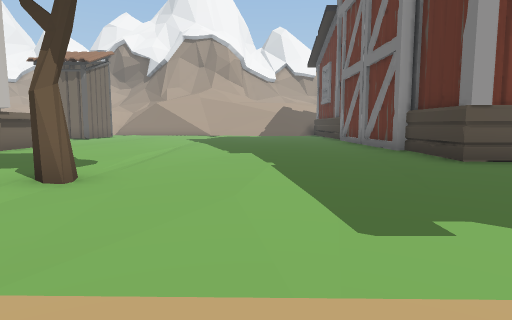
[1] (above)

24 first-person views from a walk through a 3-D level made in the Unity game engine. The camera is 1.2 m above the floor, tilts 6° down and sees 75° across. The floor is counted in squares, 2 m on a side. Each view is taken from the middle of a square. On the plan, view 1 faces up. The plan holds only what a view shows up to about 10 squares ahead; the rest is blank. The place goes on beyond the plan.

[2]
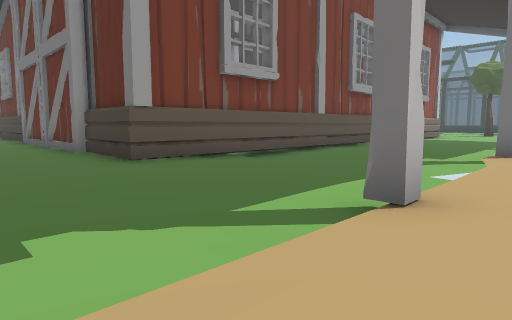

[3]
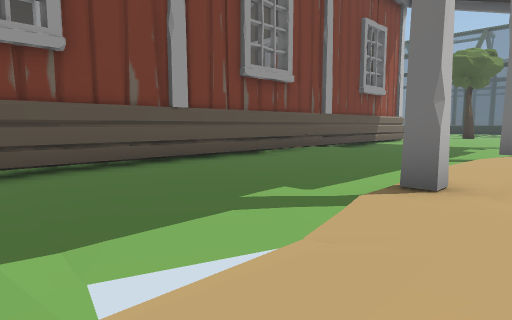

[4]
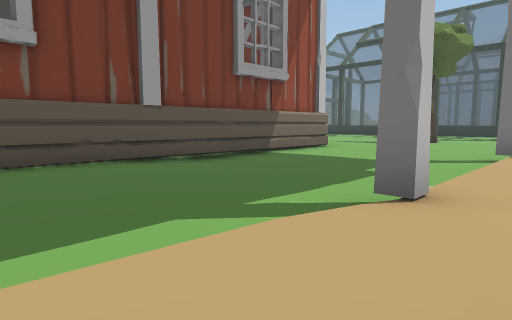

[5]
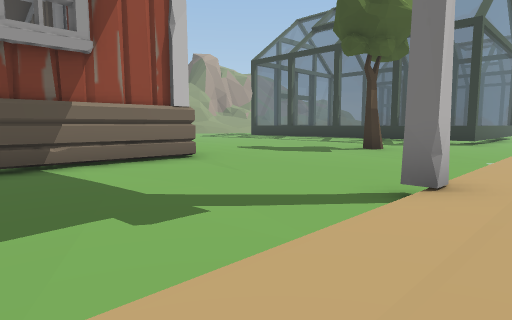

[6]
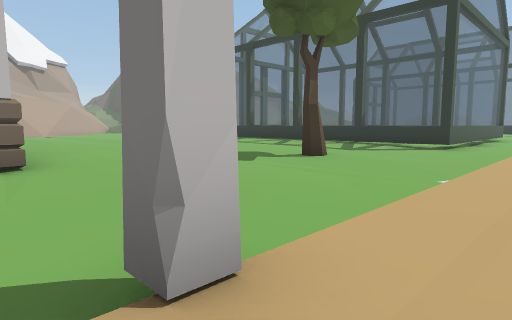

[7]
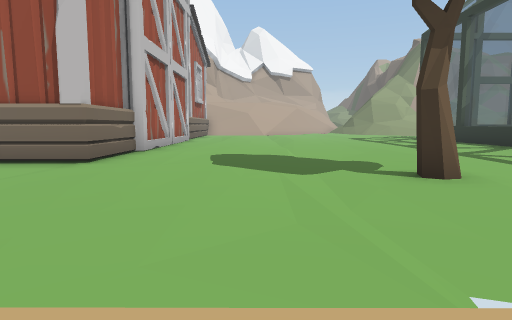

[8]
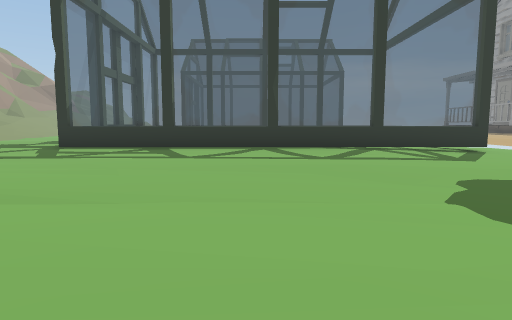

[9]
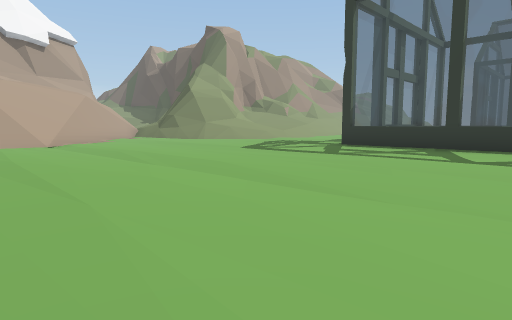

[10]
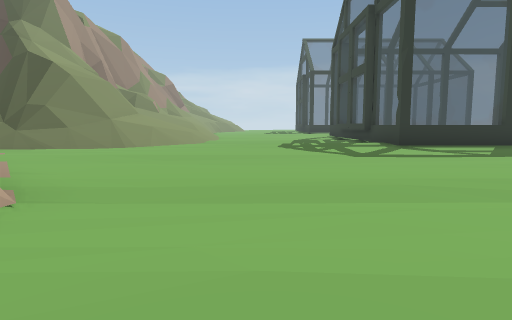

[11]
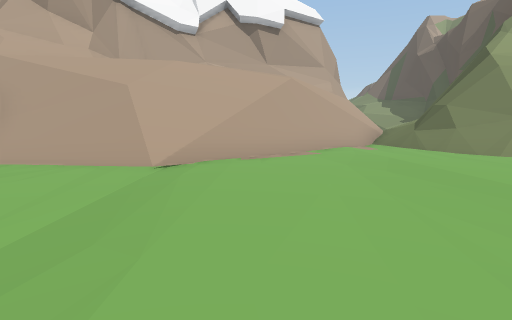

[12]
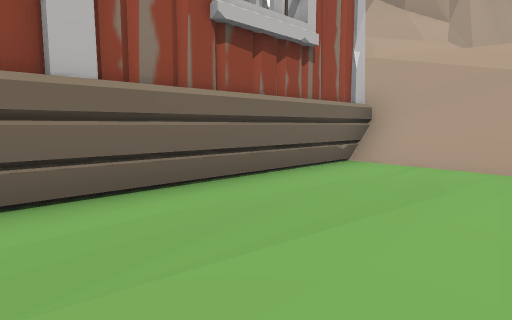

[13]
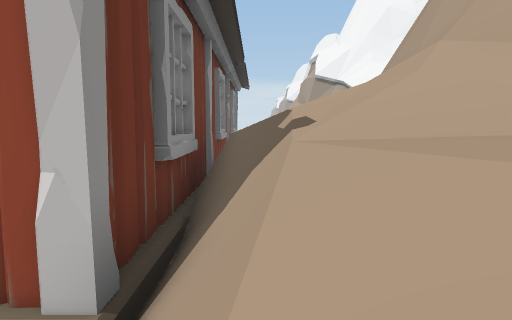

[14]
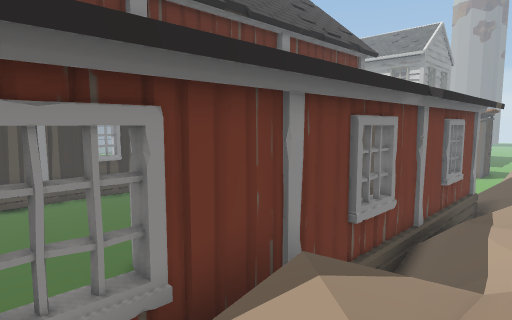

[15]
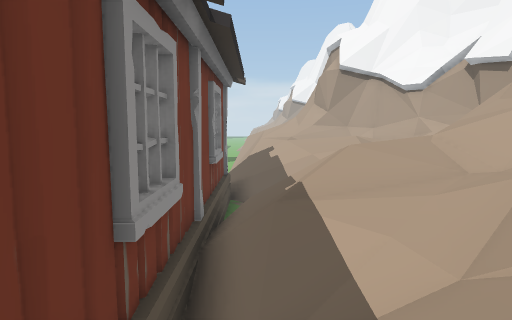

[16]
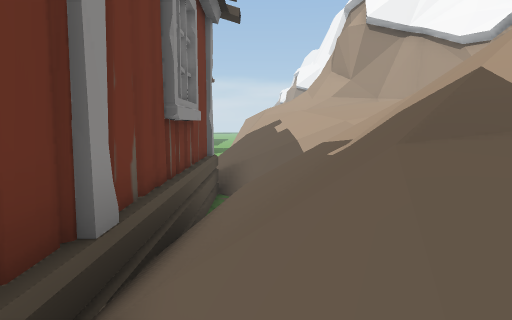

[17]
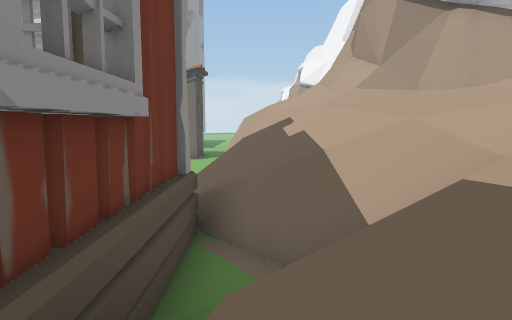

[18]
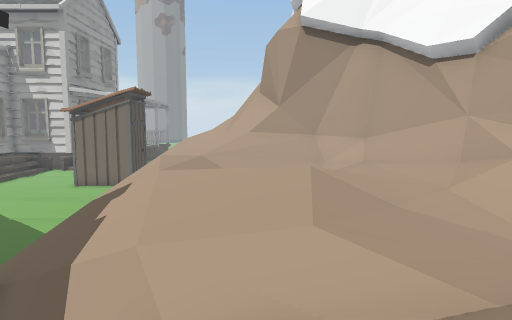

[19]
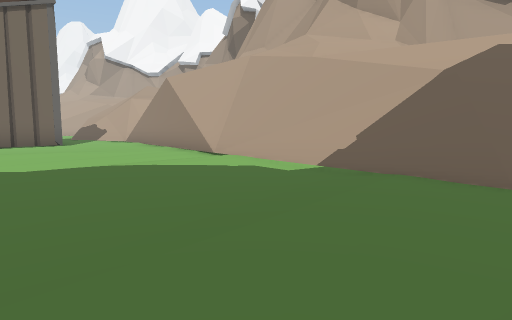

[20]
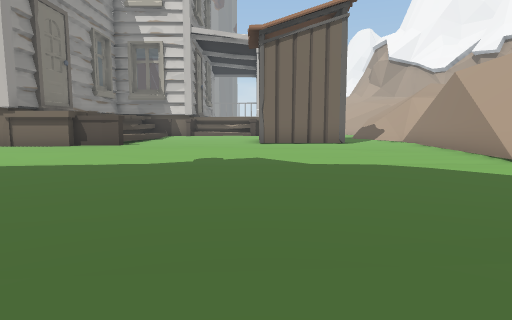

[21]
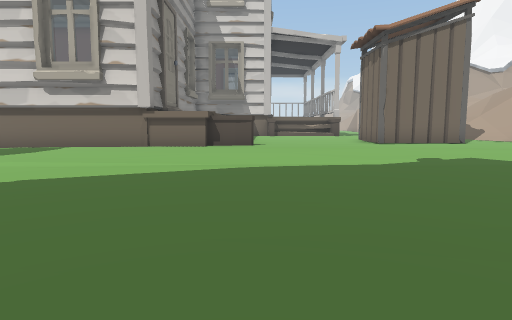

[22]
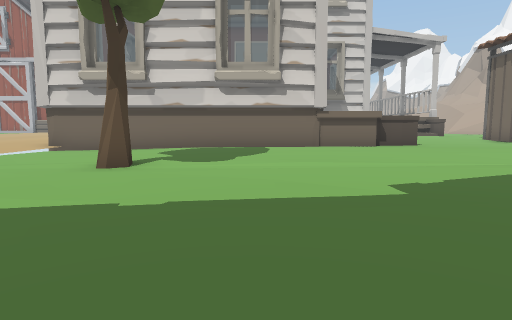

[23]
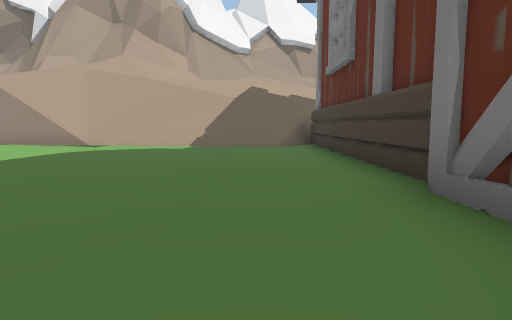

[24]
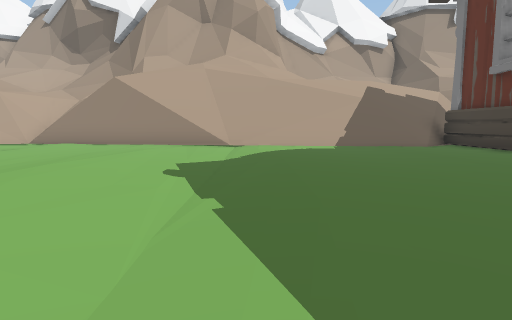

### Floor plan
Key: @ floor where view 1 was taken; # wall or solid block; . main floor; : floor 0.25 m higher than the main floor; - floor 0.25 m lower than the main floor; + floor 3.75 m higher than the main floor; / step, stairs or slope; = window, fence, low wall or low ledge; ^ raised ledge; v drop or lower ground; T tree.
Columns run from 7 left of view 1 to 32 right of it. Each row starts with its distance up from view 1.
 28        ^^=/// //
 27       ^#//////////          ^#
 26       #/  //// ////    ^^  ^#          #
 25     ^#//+ //// ////// ^=  ^#/    ///#/##
 24    /////////#/ ///////////////  //##:/#
 23    /////////#  ///////////////////#::/#^
 22  /vvvvv=///#// ////// //vvvvv=///#/::://
 21 vv#####////#############vv###/////.::://
 20 ::::.:.////#             =  #////...::::
 19 :.::.::..:.#                #::.::..:.::
 18 :.::.::..:.#                #:::::..:.::
 17 :.::.::..::#                #:::::..::::
 16 .:::.::...:#           .:.  #:::::...:::
 15 .:::.::...:#          :.:.  #:::.:...::
 14 .:::..:...:#          :.:.    ::.:...:#=
 13 .:::..:...:#                 :::.:...:=
 12 #:::......:#                 :::.:...:=
 11 #:::......:#                 :::.....:=
 10 #:::......:#                #:::.....:=
  9 #:::......:#                #:::.....:=
  8 #:::......:#                #::......:=
  7 #:::......:#  --.      --   #::......:=
  6 #.:..-.....##################::.-.....#
  5 #...T-........--.......--.......-T....#
  4 #...---.--...---..--...--..--...--.--.#
  3 #-------------------------------------#
  2 #--------------------------------------
  1 #///  /////#//..:#....#/////#//////////
  0 ::     @:::::::::: :::::::::::::

Positions as (right, up) in squares from view 1, and headings:
1: (0, 0), facing up
2: (1, 0), facing up-right
3: (6, 0), facing up-right
4: (12, 0), facing up-right
5: (17, 0), facing up-right
6: (20, 0), facing up-right
7: (24, 0), facing up
8: (22, 9), facing right
9: (22, 9), facing up-right
10: (22, 18), facing right
11: (26, 15), facing up
12: (24, 15), facing up-left
13: (23, 22), facing left
14: (19, 24), facing down-left
15: (16, 22), facing left
16: (12, 22), facing left
17: (9, 22), facing left
18: (8, 25), facing left
19: (3, 16), facing up-left
20: (3, 16), facing left
21: (3, 12), facing left
22: (3, 7), facing left
23: (2, 11), facing up
24: (-2, 11), facing up
